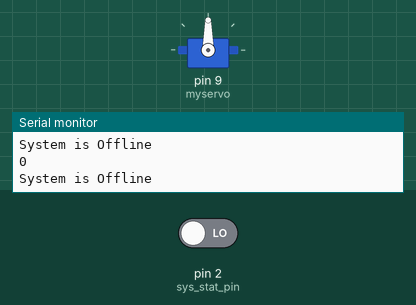
Simulated run of this sketch. Board: Arduino Uno, built with avr-gcc and run on an emulated ATmega328P. Shown: servo, the last lines printed to the serial monitor. Inputs (shaded band) come from the test bench; at power-on: pin 2 (sys_stat_pin) LOW.

Above: at 1.9 s.
2.0 s: pin 2 (sys_stat_pin) driven HIGH
At 4.2 s:
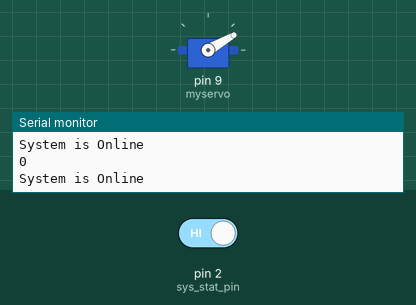
4.7 s: pin 2 (sys_stat_pin) driven LOW
At 6.6 s:
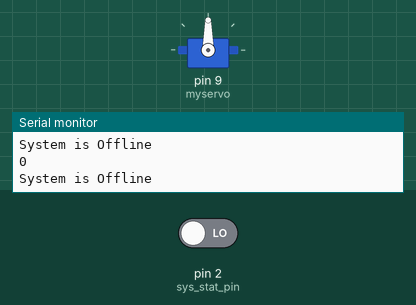
Timing chart, 0 to 8.1 s (numbered marks = the images above; inputs shaded):
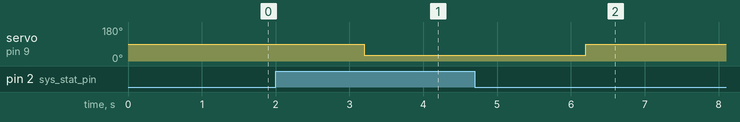

The sketch:

servo.ino
```cpp
#include <Servo.h>

Servo myservo;
int sys_stat_pin = 2; // input to detect PC status
int sys_stat2;
int flag_on = 2;

void setup()
{
  Serial.begin(9600);
  pinMode(sys_stat_pin, INPUT);
}

void loop()
{
  sys_status();
  delay(1000);
  if (sys_stat2 == 1)
  {
    myservo.attach(9);
    myservo.write(30);

    //  myservo.detach();
   // flag_on = 1;
    Serial.println(flag_on);
    if (flag_on == 1)
    {
      myservo.detach();
    }
    else if (flag_on == 2)
    {
      myservo.attach(9);
      myservo.write(30);
      flag_on = 1;
    }
  }
  else if (sys_stat2 == 0)
  {
    myservo.attach(9);
    myservo.write(90);
    delay(100);
    flag_on = 0;
    Serial.println(flag_on);
    if (flag_on == 0)
    {
      myservo.detach();
    }
  }
}


void sys_status()
{
  if (digitalRead(sys_stat_pin) == HIGH)
  {
    Serial.println("System is Online");
    sys_stat2 = 1;
  }
  else if (digitalRead(sys_stat_pin) == LOW)
  {
    Serial.println("System is Offline");
    sys_stat2 = 0;
  }
}
```

Measured:
- after the input at 2.0 s, servo on pin 9 (myservo): 90° → 30° after 1.2 s
- after the input at 4.7 s, servo on pin 9 (myservo): 30° → 90° after 1.5 s
